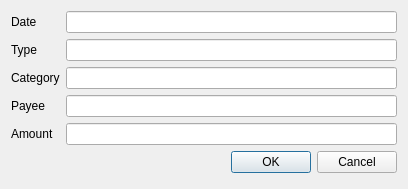
<?xml version="1.0" encoding="UTF-8"?>
<ui version="4.0">
 <class>addNewTransaction</class>
 <widget class="QDialog" name="addNewTransaction">
  <property name="geometry">
   <rect>
    <x>0</x>
    <y>0</y>
    <width>408</width>
    <height>189</height>
   </rect>
  </property>
  <property name="windowTitle">
   <string>Dialog</string>
  </property>
  <layout class="QFormLayout" name="formLayout">
   <item row="0" column="0">
    <widget class="QLabel" name="label">
     <property name="text">
      <string>Date</string>
     </property>
    </widget>
   </item>
   <item row="0" column="1">
    <widget class="QLineEdit" name="lineEdit"/>
   </item>
   <item row="1" column="0">
    <widget class="QLabel" name="label_2">
     <property name="text">
      <string>Type</string>
     </property>
    </widget>
   </item>
   <item row="1" column="1">
    <widget class="QLineEdit" name="lineEdit_2"/>
   </item>
   <item row="2" column="0">
    <widget class="QLabel" name="label_3">
     <property name="text">
      <string>Category</string>
     </property>
    </widget>
   </item>
   <item row="2" column="1">
    <widget class="QLineEdit" name="lineEdit_3"/>
   </item>
   <item row="3" column="0">
    <widget class="QLabel" name="label_4">
     <property name="text">
      <string>Payee</string>
     </property>
    </widget>
   </item>
   <item row="3" column="1">
    <widget class="QLineEdit" name="lineEdit_4"/>
   </item>
   <item row="5" column="0" colspan="2">
    <widget class="QDialogButtonBox" name="buttonBox">
     <property name="orientation">
      <enum>Qt::Horizontal</enum>
     </property>
     <property name="standardButtons">
      <set>QDialogButtonBox::Cancel|QDialogButtonBox::Ok</set>
     </property>
    </widget>
   </item>
   <item row="4" column="1">
    <widget class="QLineEdit" name="lineEdit_5"/>
   </item>
   <item row="4" column="0">
    <widget class="QLabel" name="label_5">
     <property name="text">
      <string>Amount</string>
     </property>
    </widget>
   </item>
  </layout>
 </widget>
 <resources/>
 <connections>
  <connection>
   <sender>buttonBox</sender>
   <signal>accepted()</signal>
   <receiver>addNewTransaction</receiver>
   <slot>accept()</slot>
   <hints>
    <hint type="sourcelabel">
     <x>248</x>
     <y>254</y>
    </hint>
    <hint type="destinationlabel">
     <x>157</x>
     <y>274</y>
    </hint>
   </hints>
  </connection>
  <connection>
   <sender>buttonBox</sender>
   <signal>rejected()</signal>
   <receiver>addNewTransaction</receiver>
   <slot>reject()</slot>
   <hints>
    <hint type="sourcelabel">
     <x>316</x>
     <y>260</y>
    </hint>
    <hint type="destinationlabel">
     <x>286</x>
     <y>274</y>
    </hint>
   </hints>
  </connection>
 </connections>
</ui>
